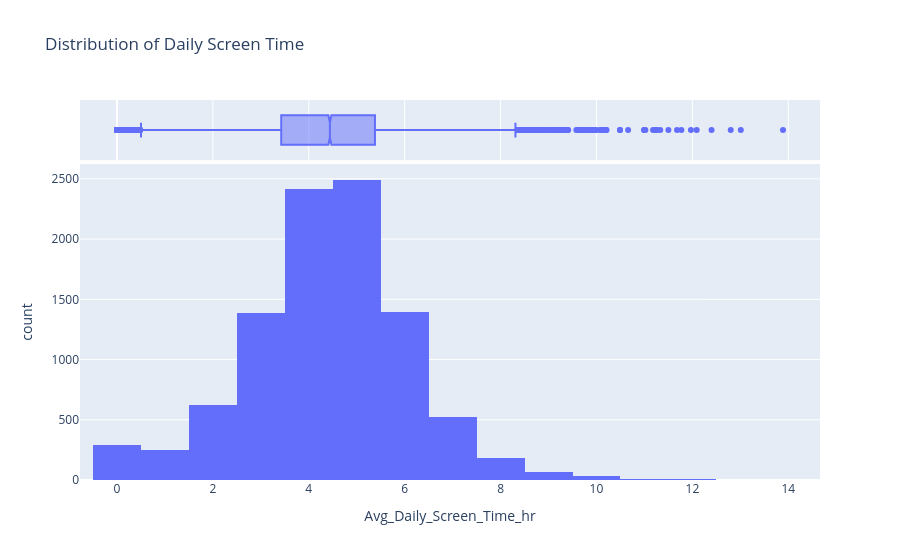

Notebook source saved alongside this figure:
### Code cell
fig = px.histogram(
    df,
    x="Avg_Daily_Screen_Time_hr",
    marginal="box",
    nbins=20,
    title="Distribution of Daily Screen Time"
)

fig.show()

### Figure 1 — Plotly figure (JSON) as saved in the notebook; plotly's stock layout.template omitted (floating-point values rounded to 4 significant figures; data arrays with more than 128 entries replaced by an {"elided": "..."} marker saying what was removed)
{"data": [{"bingroup": "x", "hovertemplate": "Avg_Daily_Screen_Time_hr=%{x}<br>count=%{y}<extra></extra>", "legendgroup": "", "marker": {"color": "#636efa", "pattern": {"shape": ""}}, "name": "", "nbinsx": 20, "orientation": "v", "showlegend": false, "type": "histogram", "x": {"elided": "9668 float values"}, "xaxis": "x", "yaxis": "y"}, {"hovertemplate": "Avg_Daily_Screen_Time_hr=%{x}<extra></extra>", "legendgroup": "", "marker": {"color": "#636efa"}, "name": "", "notched": true, "showlegend": false, "type": "box", "x": {"elided": "9668 float values"}, "xaxis": "x2", "yaxis": "y2"}], "layout": {"autosize": true, "barmode": "relative", "legend": {"tracegroupgap": 0}, "title": {"text": "Distribution of Daily Screen Time"}, "xaxis": {"anchor": "y", "autorange": true, "domain": [0, 1], "range": [-0.7717, 14.66], "title": {"text": "Avg_Daily_Screen_Time_hr"}, "type": "linear"}, "xaxis2": {"anchor": "y2", "autorange": true, "domain": [0, 1], "matches": "x", "range": [-0.7717, 14.66], "showgrid": true, "showticklabels": false, "type": "linear"}, "yaxis": {"anchor": "x", "autorange": true, "domain": [0, 0.8316], "range": [0, 2623.0], "title": {"text": "count"}}, "yaxis2": {"anchor": "x2", "autorange": true, "domain": [0.8416, 1], "matches": "y2", "range": [-0.5, 0.5], "showgrid": false, "showline": false, "showticklabels": false, "ticks": "", "type": "category"}}}
